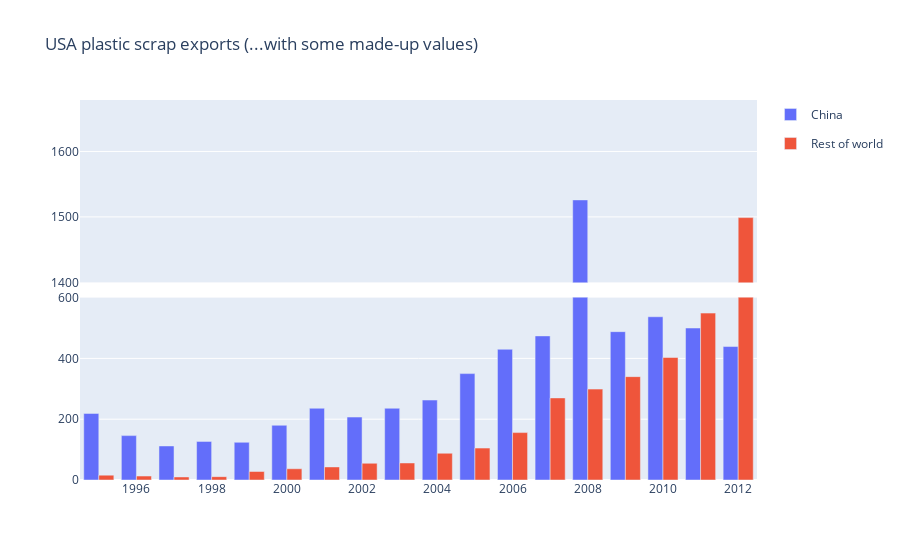

The cell this chart's notebook holds for it:
### Code cell
# Gapped y-axis example

import plotly.graph_objects as go
import plotly.express as px
import pandas as pd
from plotly.subplots import make_subplots

# data
df = pd.DataFrame({'years': [1995, 1996, 1997, 1998, 1999, 2000,
                             2001, 2002, 2003, 2004, 2005, 2006,
                             2007, 2008, 2009, 2010, 2011, 2012],
                  'China': [219, 146, 112, 127, 124, 180, 236,
                            207, 236, 263,350, 430, 474, 1526,
                            488, 537, 500, 439],
                  'Rest of world': [16, 13, 10, 11, 28, 37,
                                        43, 55, 56, 88, 105, 156, 270,
                                        299, 340, 403, 549, 1499]})
df.set_index('years', inplace = True)

# colors and cut-offs
colors = px.colors.qualitative.Plotly
cut_interval = [600, 1400]

# subplot setup
fig = make_subplots(rows=2, cols=1, vertical_spacing = 0.04)
fig.update_layout(title = "USA plastic scrap exports (...with some made-up values)")

# Traces for [2, 1]
# marker_color=colors[i] ensures that categories follow the same color cycle
for i, col in enumerate(df.columns):
    fig.add_trace(go.Bar(x=df.index,
                    y=df[col],
                    name=col,
                    marker_color=colors[i],
                    legendgroup = col,
                    ), row=2, col=1)

# Traces for [1, 1]
# Notice that showlegend = False.
# Since legendgroup = col the interactivity is
# taken care of in the previous for-loop.
for i, col in enumerate(df.columns):
    fig.add_trace(go.Bar(x=df.index,
                    y=df[col],
                    name=col,
                    marker_color=colors[i],
                    legendgroup = col,
                    showlegend = False,
                    ), row=1, col=1)

# Some aesthetical adjustments to layout
fig.update_yaxes(range=[cut_interval[1], max(df.max()*1.1)], row=1, col=1)
fig.update_xaxes(visible=False, row=1, col=1)
fig.update_yaxes(range=[0, cut_interval[0]], row=2, col=1)

fig.show()

### Figure 1 — Plotly figure (JSON) as saved in the notebook; plotly's stock layout.template omitted (floating-point values rounded to 4 significant figures)
{"data": [{"legendgroup": "China", "marker": {"color": "#636EFA"}, "name": "China", "type": "bar", "x": [1995, 1996, 1997, 1998, 1999, 2000, 2001, 2002, 2003, 2004, 2005, 2006, 2007, 2008, 2009, 2010, 2011, 2012], "xaxis": "x2", "y": [219, 146, 112, 127, 124, 180, 236, 207, 236, 263, 350, 430, 474, 1526, 488, 537, 500, 439], "yaxis": "y2"}, {"legendgroup": "Rest of world", "marker": {"color": "#EF553B"}, "name": "Rest of world", "type": "bar", "x": [1995, 1996, 1997, 1998, 1999, 2000, 2001, 2002, 2003, 2004, 2005, 2006, 2007, 2008, 2009, 2010, 2011, 2012], "xaxis": "x2", "y": [16, 13, 10, 11, 28, 37, 43, 55, 56, 88, 105, 156, 270, 299, 340, 403, 549, 1499], "yaxis": "y2"}, {"legendgroup": "China", "marker": {"color": "#636EFA"}, "name": "China", "showlegend": false, "type": "bar", "x": [1995, 1996, 1997, 1998, 1999, 2000, 2001, 2002, 2003, 2004, 2005, 2006, 2007, 2008, 2009, 2010, 2011, 2012], "xaxis": "x", "y": [219, 146, 112, 127, 124, 180, 236, 207, 236, 263, 350, 430, 474, 1526, 488, 537, 500, 439], "yaxis": "y"}, {"legendgroup": "Rest of world", "marker": {"color": "#EF553B"}, "name": "Rest of world", "showlegend": false, "type": "bar", "x": [1995, 1996, 1997, 1998, 1999, 2000, 2001, 2002, 2003, 2004, 2005, 2006, 2007, 2008, 2009, 2010, 2011, 2012], "xaxis": "x", "y": [16, 13, 10, 11, 28, 37, 43, 55, 56, 88, 105, 156, 270, 299, 340, 403, 549, 1499], "yaxis": "y"}], "layout": {"title": {"text": "USA plastic scrap exports (...with some made-up values)"}, "xaxis": {"anchor": "y", "domain": [0, 1], "visible": false}, "xaxis2": {"anchor": "y2", "domain": [0, 1]}, "yaxis": {"anchor": "x", "domain": [0.52, 1], "range": [1400, 1679.0]}, "yaxis2": {"anchor": "x2", "domain": [0, 0.48], "range": [0, 600]}}}
